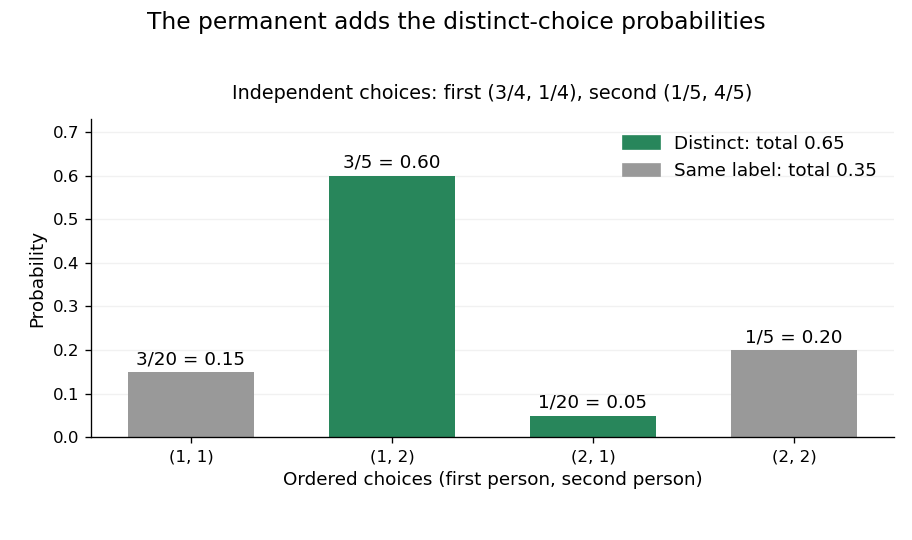

The Python source for this figure:
"""Original independent-choice probability inventory; PNG basename to CWD."""
from fractions import Fraction
from itertools import product
from pathlib import Path

import matplotlib.pyplot as plt
from matplotlib.patches import Patch
import numpy as np


def main():
    rows = [(Fraction(3, 4), Fraction(1, 4)),
            (Fraction(1, 5), Fraction(4, 5))]
    outcomes = list(product(range(2), repeat=2))
    probabilities = [rows[0][i]*rows[1][j] for i, j in outcomes]
    distinct = [i != j for i, j in outcomes]
    assert sum(probabilities) == 1
    assert sum(p for p, valid in zip(probabilities, distinct) if valid) == Fraction(13, 20)
    fig, ax = plt.subplots(figsize=(7.6, 4.5), dpi=120)
    fig.patch.set_facecolor("white")
    values = [float(p) for p in probabilities]
    colors = ["#28865b" if valid else "#999999" for valid in distinct]
    xs = np.arange(4)
    ax.bar(xs, values, color=colors, width=.63)
    for i, probability in enumerate(probabilities):
        ax.text(i, float(probability)+.018,
                f"{probability} = {float(probability):.2f}",
                ha="center", fontsize=11)
    ax.set_xticks(xs, [str(tuple(x+1 for x in outcome)) for outcome in outcomes])
    ax.set_ylim(0, .73)
    ax.set_xlabel("Ordered choices (first person, second person)", fontsize=11)
    ax.set_ylabel("Probability", fontsize=11)
    ax.grid(axis="y", alpha=.17)
    ax.set_axisbelow(True)
    ax.spines[["top", "right"]].set_visible(False)
    ax.legend(handles=[Patch(color="#28865b", label="Distinct: total 0.65"),
                       Patch(color="#999999", label="Same label: total 0.35")],
              fontsize=11, frameon=False, loc="upper right")
    fig.suptitle("The permanent adds the distinct-choice probabilities",
                 fontsize=14, y=.98)
    ax.set_title("Independent choices: first (3/4, 1/4), second (1/5, 4/5)",
                 fontsize=11.5, pad=12)
    fig.subplots_adjust(left=.1, right=.98, top=.78, bottom=.19)
    fig.savefig(Path.cwd()/Path(__file__).with_suffix(".png").name,
                facecolor="white", transparent=False)
    plt.close(fig)


if __name__ == "__main__":
    main()
